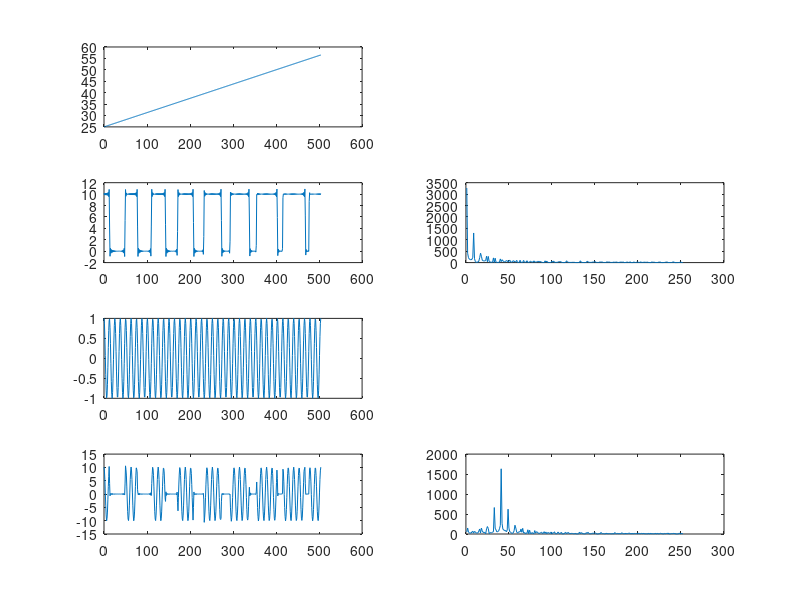
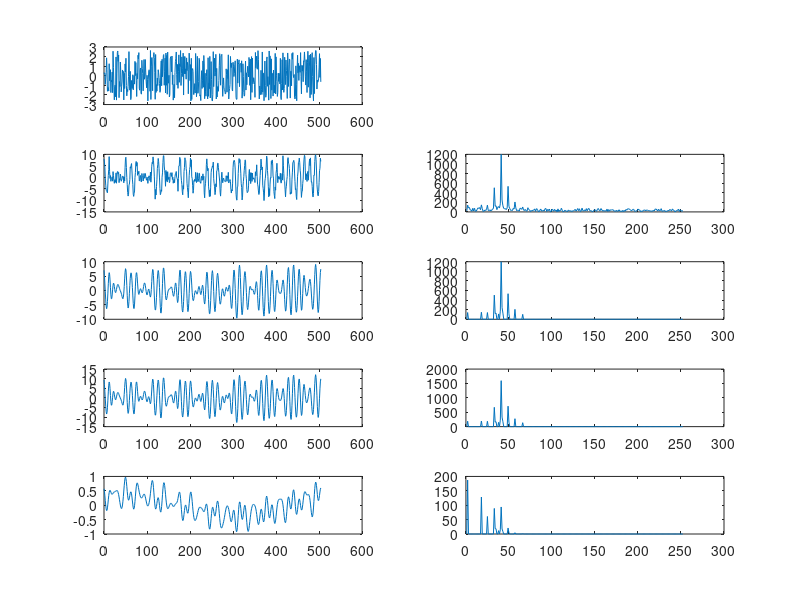
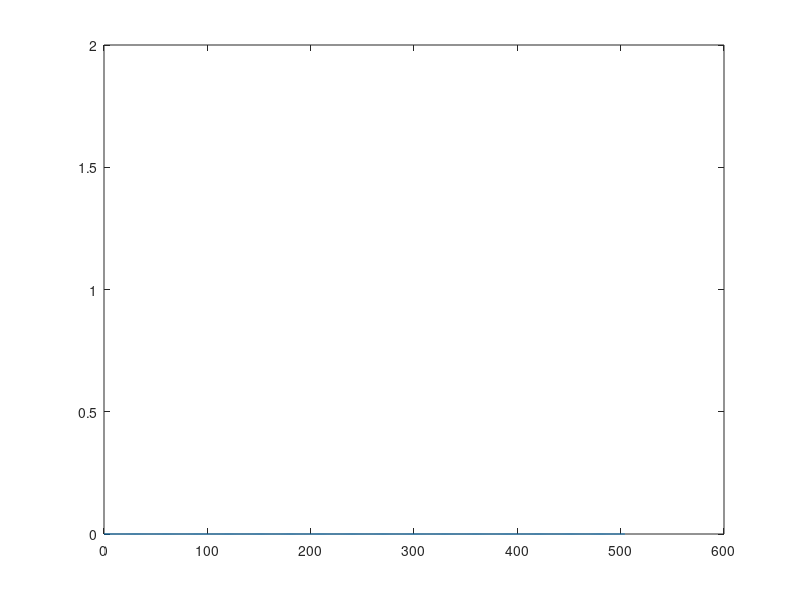

MATLAB code to generate these figures, in order:
% Лабораторная работа 4 | Вариант 8
% Математическое моделирование

function lab4
    %   Параметры ШИМ сигнала
    function tau = imp_duration(t) % Функция длительностей импульсов
        tau_0 = 25; % Начальная длительность импульса
        tau = t / 16 + tau_0;
    end

    T = 63; % Период импульса
    kp = 8; % Количество периодов

    A = 10; % Амплитуда колебаний
    nk = 32; % число гармонирующих составляющих

    %   ЭТАП 1 - Задание ШИМ сигнала
    times = 0:(kp*T);
    signal = zeros(1, T*kp + 1);
    for time = times
        sum = 0;
        for k = 1:nk
            sum = sum + ((2*A) / (pi*k)) ...
                        * sin(pi*k*imp_duration(time) / T) ...
                        * cos(2*pi*k*time / T);
        end
        signal(1, time + 1) = (A*imp_duration(time)) / T + sum;
    end
    
    %   Задание ВЧ колебаний
    A_n = 1; % амплитуда ВЧ
    omega_n = 5 * 2*pi / T; % угловая частота ВЧ
    Un = A_n * cos(omega_n * times); % ВЧ колебание
    
    %   Модулированный сигнал
    Urez = signal .* Un;

    % Графики генерации Выходных сигналов
    figure(1)
    subplot(4, 2, 1)
    plot(times, imp_duration(times)); % Изменение импульсов
    subplot(4, 2, 3)
    plot(times, signal); % Моделирующая функция
    subplot(4, 2, 4)
    fun_diag = abs(fft(signal));

    plot(fun_diag(1:(kp*T)/2)); % Спектральная диаграмма моделирующей функции

    subplot(4, 2, 5)
    plot(times, Un); % ВЧ колебания
    subplot(4, 2, 7)
    plot(times, Urez); % Радиосигнал с ШИМ
    subplot(4, 2, 8)
    diag = abs(fft(Urez));
    plot(diag(1:(kp*T)/2)); % Спектр радиосигнала


    %   ЭТАП 2 - Обфускация сигнала
    function Upom = interference(scale, len) % Функция помех
        Upom = zeros(1, len);
        for i = 1:len
            Upom(1, i) = (rand() - 0.5) * scale;
        end
    end
    
    fade_k = 0.75; % коэффициент затухания полезного сигнала
    Upom = interference(max(Urez)*0.5, kp*T + 1);
    
    %   Моделирование сигнала на приёмнике

    Ukr = (fade_k * Urez) + Upom; % входной сигнал из канала
    input_frecs = fft(Ukr);

    %   ЭТАП 3 - Фильтрация
    function filtered_frec = filter1(frec) % частотно-избирательная фильтрация
        alpha = 100;% параметр фильтра
        if (abs(frec) - alpha >= 0)
            filtered_frec = frec;
        else
            filtered_frec = 0;
        end
    end

    filter1_frecs = arrayfun(@(f) filter1(f), input_frecs); 
    Uk2 = ifft(filter1_frecs);
    Urez2 = Uk2 / fade_k; % усиление сигнала обратно
    
    function filtered_A = filter2(A) % отсечение отрицательной части амплитуды
        if (A > 0)
            filtered_A = A;
        else
            filtered_A = 0;
        end
    end

    Ud = arrayfun(@(A) filter2(A), Urez2);
    Ud_frecs = fft(Ud);

    function filtered_frec = filter3(frec, time) % фильтр нижних частот
        f = 10; % верхняя частота среза фильтра
        n = 2; % порядок фильтра
        filtered_frec = frec / (1 + (time / (f * n)) ^ (2 * n));
    end
    
    Ufiltered_frecs = arrayfun(@(t) filter3(Ud_frecs(1,t), t - 1), 1:kp*T + 1);
    Ufiltered = ifft(Ufiltered_frecs);
    
    % ЭТАП 4 - Получение цифровых импульсов
    function determ_imp = determ(A) % огибающая фукция сигнала
        m = 2; % параметр для детерминирования
        if (A > m)
            determ_imp = 1;
        else
            determ_imp = 0;
        end
    end

    Udet = arrayfun(@(A) determ(A), Ufiltered);

    % Графики Фильтрованных сигналов

    figure(2)
    subplot(5, 2, 1)
    plot(times, Upom); % Помехи
    subplot(5, 2, 3)
    plot(times, Ukr); % Входная функция
    subplot(5, 2, 4)
    plot(abs(input_frecs(1:(kp*T)/2))); % Частоты на входе

    subplot(5, 2, 6)
    plot(abs(filter1_frecs(1:(kp*T)/2))); % Частоты после фильтра 1
    subplot(5, 2, 5)
    plot(times, Uk2); % Сигнал после фильтра 1

    subplot(5, 2, 7)
    plot(times, Ud); % Сигнал после фильтра 2
    subplot(5, 2, 8)
    plot(abs(Ud_frecs(1:(kp*T)/2))); % Частоты после фильтра 2

    subplot(5, 2, 10)
    plot(abs(Ufiltered_frecs(1:(kp*T)/2))); % Частоты после фильтра 3
    subplot(5, 2, 9)
    plot(times, Ufiltered); % Сигнал после фильтра 3
    
    figure(3)
    plot(times, Udet); % Спектральная диаграмма моделирующей функции
    ylim([0, 2])

    
end